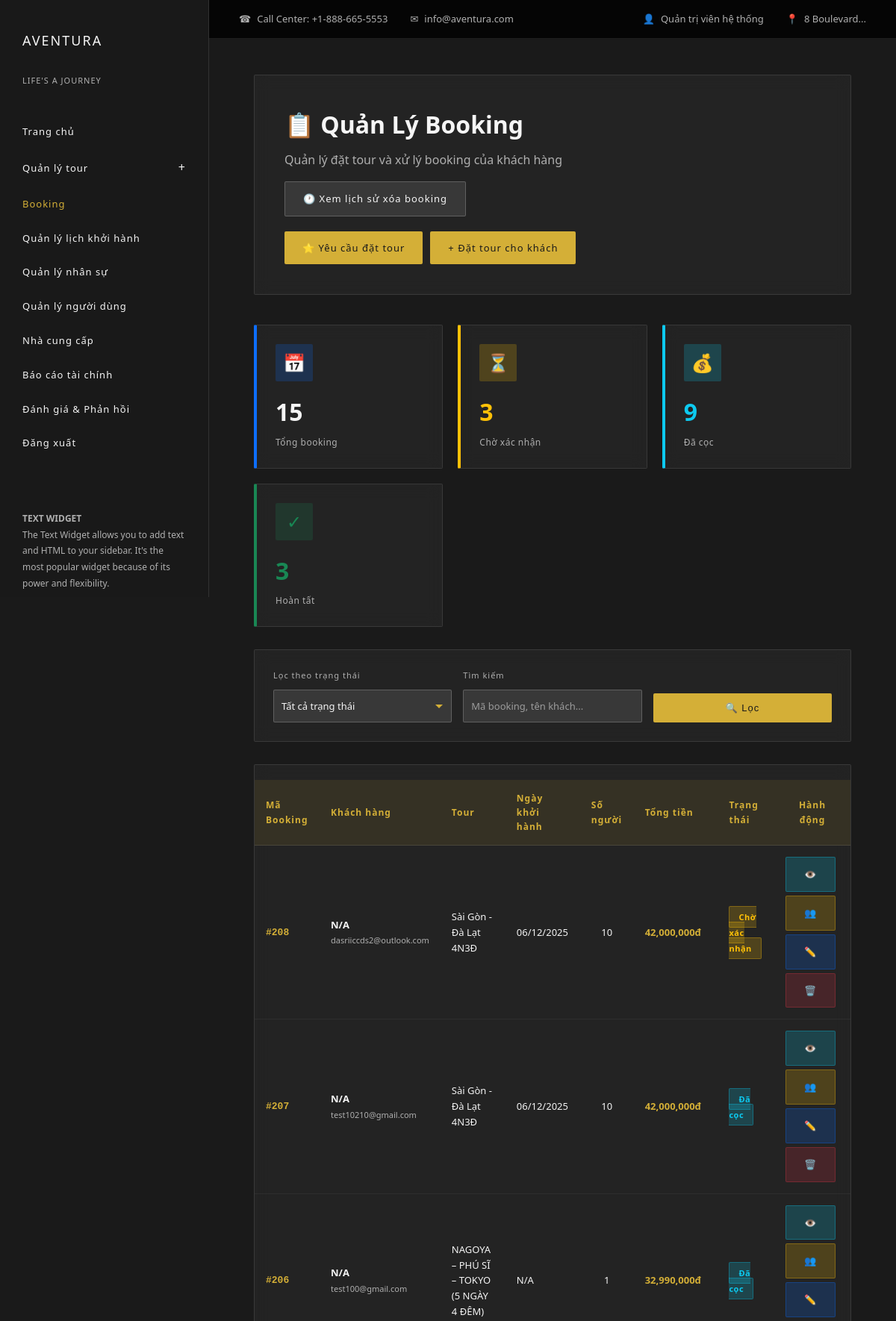
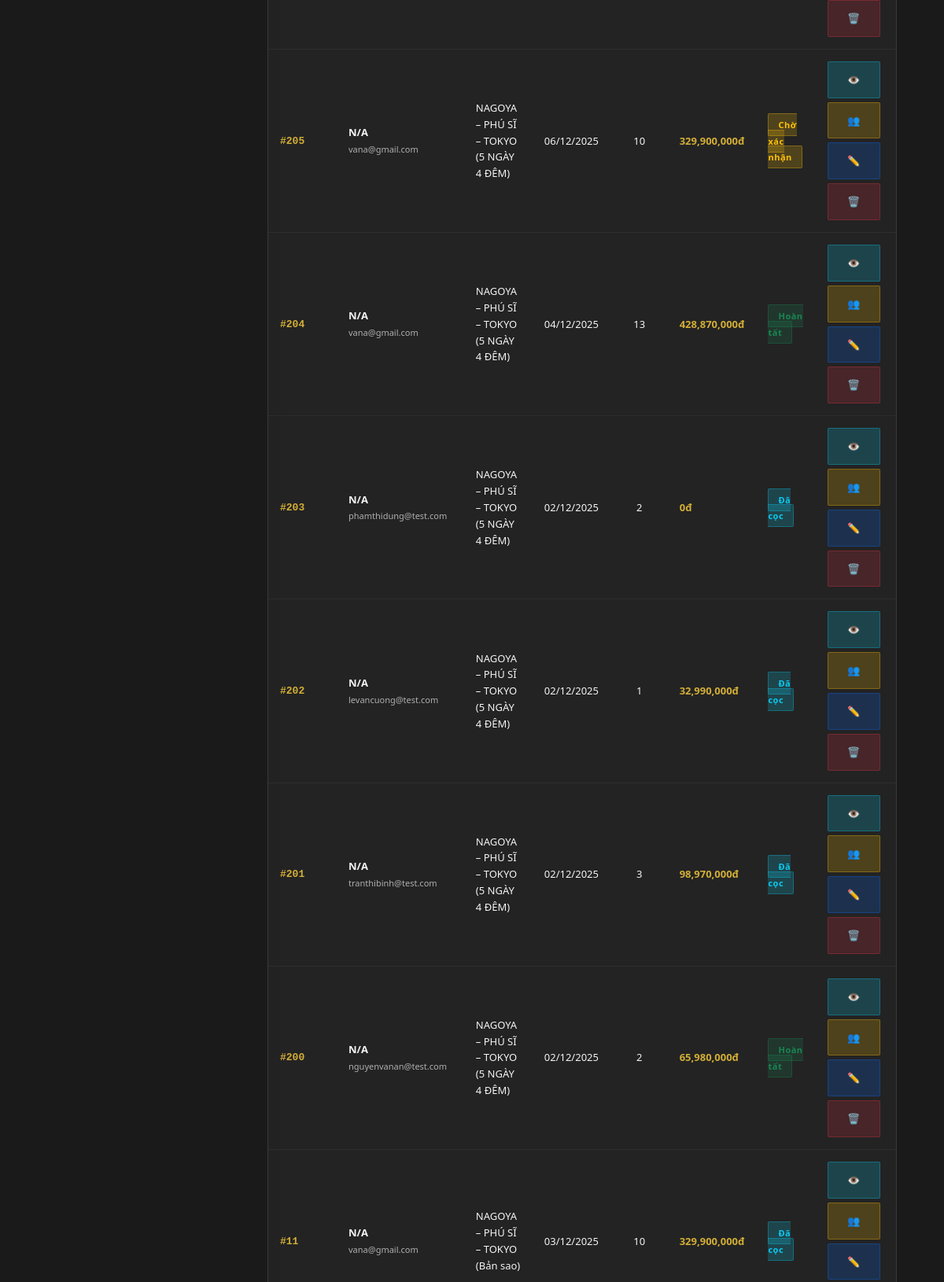
/index.php?act=admin/quanLyBooking (signed in, upper part), run on the app's committed database (2 pictures, top to bottom).
### tables this page shows
CREATE TABLE `booking` (
  `booking_id` int(11) NOT NULL,
  `tour_id` int(11) DEFAULT NULL,
  `khach_hang_id` int(11) DEFAULT NULL,
  `ngay_dat` date DEFAULT NULL,
  `ngay_khoi_hanh` date DEFAULT NULL,
  `ngay_ket_thuc` date DEFAULT NULL,
  `so_nguoi` int(11) DEFAULT NULL,
  `tong_tien` decimal(15,2) DEFAULT NULL,
  `trang_thai` enum('ChoXacNhan','DaCoc','HoanTat','Huy') DEFAULT NULL,
  `ghi_chu` text DEFAULT NULL
);

CREATE TABLE `nguoi_dung` (
  `id` int(11) NOT NULL,
  `ten_dang_nhap` varchar(100) DEFAULT NULL,
  `mat_khau` varchar(255) DEFAULT NULL,
  `ho_ten` varchar(255) DEFAULT NULL,
  `avatar` varchar(255) DEFAULT NULL,
  `email` varchar(255) DEFAULT NULL,
  `so_dien_thoai` varchar(20) DEFAULT NULL,
  `vai_tro` enum('Admin','HDV','KhachHang','NhaCungCap') DEFAULT NULL,
  `quyen_cap_cao` tinyint(1) DEFAULT 0,
  `trang_thai` enum('HoatDong','BiKhoa') DEFAULT 'HoatDong',
  `ngay_tao` timestamp NULL DEFAULT current_timestamp()
);

CREATE TABLE `tour` (
  `tour_id` int(11) NOT NULL,
  `ten_tour` varchar(255) DEFAULT NULL,
  `loai_tour` enum('TrongNuoc','QuocTe','TheoYeuCau') DEFAULT NULL,
  `mo_ta` text DEFAULT NULL,
  `gia_co_ban` decimal(15,2) DEFAULT NULL,
  `chinh_sach` text DEFAULT NULL,
  `id_nha_cung_cap` int(11) DEFAULT NULL,
  `tao_boi` int(11) DEFAULT NULL,
  `trang_thai` enum('HoatDong','TamDung','HetHan') DEFAULT 'HoatDong',
  `qr_code_path` varchar(255) DEFAULT NULL COMMENT 'Đường dẫn file QR code'
);

### controllers/AdminController.php (called while the page is built, shortened)
<?php
class AdminController {
    public function quanLyBooking() {
        $bookingModel = new Booking();
        $bookings = $bookingModel->getAllWithDetails();
        require 'views/admin/quan_ly_booking.php';
    }
}

### commons/env.php (called while the page is built, shortened)
<?php
function getPDOConnection() {
    try {
        $conn = new PDO(
            "mysql:host=" . DB_HOST . ";port=" . DB_PORT . ";dbname=" . DB_NAME . ";charset=utf8mb4",
            DB_USERNAME,
            DB_PASSWORD,
            [
                PDO::ATTR_ERRMODE => PDO::ERRMODE_EXCEPTION,
                PDO::ATTR_DEFAULT_FETCH_MODE => PDO::FETCH_ASSOC,
                PDO::ATTR_EMULATE_PREPARES => false
            ]
        );
        $conn->exec("SET time_zone = '+07:00'");
        return $conn;
    } catch (PDOException $e) {
        die("Kết nối thất bại: " . $e->getMessage());
    }
}

### commons/function.php (called while the page is built, shortened)
<?php
function connectDB() {
    return getPDOConnection();
}

### models/Booking.php (called while the page is built, shortened)
<?php
class Booking
{
    public $conn;
    public function __construct()
    {
        $this->conn = connectDB();
    }
    public function getAllWithDetails() {
        $sql = "SELECT b.*,
                t.ten_tour, t.gia_co_ban, t.loai_tour,
                kh.khach_hang_id, kh.dia_chi,
                nd.ho_ten, nd.email, nd.so_dien_thoai
                FROM booking b
                LEFT JOIN tour t ON b.tour_id = t.tour_id
                LEFT JOIN khach_hang kh ON b.khach_hang_id = kh.khach_hang_id
                LEFT JOIN nguoi_dung nd ON kh.nguoi_dung_id = nd.id
                ORDER BY b.ngay_dat DESC, b.booking_id DESC";
        $stmt = $this->conn->prepare($sql);
        $stmt->execute();
        return $stmt->fetchAll();
    }
}

### views/admin/quan_ly_booking.php (the view, shortened to what this page needs)
<div class="page-header-section">
    <div style="display: flex; justify-content: space-between; align-items: start; flex-wrap: wrap; gap: 20px;">
        <div>
            <h1>📋 Quản Lý Booking</h1>
            <p style="color: var(--text-muted); margin-top: 10px;">Quản lý đặt tour và xử lý booking của khách hàng</p>
            <a href="index.php?act=admin/lichSuXoaBooking" class="btn btn-secondary btn-sm" style="margin-top: 15px;">
                🕐 Xem lịch sử xóa booking
            </a>
        </div>
        <div style="display: flex; gap: 10px; flex-wrap: wrap;">
            <a href="index.php?act=admin/quanLyYeuCauTour" class="btn btn-primary">
                ⭐ Yêu cầu đặt tour
            </a>
            <a href="index.php?act=booking/datTourChoKhach" class="btn btn-primary" style="background: var(--accent-gold); color: var(--primary-dark);">
                + Đặt tour cho khách
            </a>
        </div>
    </div>
</div>
<?php
$total = count($bookings ?? []);
$choXacNhan = count(array_filter($bookings ?? [], fn($b) => $b['trang_thai'] === 'ChoXacNhan'));
$daCoc = count(array_filter($bookings ?? [], fn($b) => $b['trang_thai'] === 'DaCoc'));
$hoanTat = count(array_filter($bookings ?? [], fn($b) => $b['trang_thai'] === 'HoanTat'));
?>
<div class="stats-grid">
    <div class="stat-card border-primary">
        <div class="stat-icon bg-primary">📅</div>
        <div class="stat-value"><?php echo $total; ?></div>
        <div class="stat-label">Tổng booking</div>
    </div>
    <div class="stat-card border-warning">
        <div class="stat-icon bg-warning">⏳</div>
        <div class="stat-value" style="color: #ffc107;"><?php echo $choXacNhan; ?></div>
        <div class="stat-label">Chờ xác nhận</div>
    </div>
    <div class="stat-card border-info">
        <div class="stat-icon bg-info">💰</div>
        <div class="stat-value" style="color: #0dcaf0;"><?php echo $daCoc; ?></div>
        <div class="stat-label">Đã cọc</div>
    </div>
    <div class="stat-card border-success">
        <div class="stat-icon bg-success">✓</div>
        <div class="stat-value" style="color: #198754;"><?php echo $hoanTat; ?></div>
        <div class="stat-label">Hoàn tất</div>
    </div>
</div>
<div class="filter-section">
    <form method="GET" action="index.php">
        <div class="filter-row">
            <div class="form-group">
                <label>Lọc theo trạng thái</label>
                <select name="trang_thai" class="form-group select">
                    <option value="">Tất cả trạng thái</option>
                </select>
            </div>
            <div class="form-group">
                <label>Tìm kiếm</label>
                <input type="text" name="search" class="form-group input"
                       placeholder="Mã booking, tên khách..."
                       value="<?php echo htmlspecialchars($_GET['search'] ?? ''); ?>">
            </div>
            <div class="form-group">
                <button type="submit" class="btn btn-primary" style="width: 100%;">
                    🔍 Lọc
                </button>
            </div>
        </div>
    </form>
</div>
<?php if (!empty($bookings)): ?>
    <div class="table-wrapper">
        <table class="table">
            <thead>
                <tr>
                    <th>Mã Booking</th>
                    <th>Khách hàng</th>
                    <th>Tour</th>
                    <th>Ngày khởi hành</th>
                    <th>Số người</th>
                    <th>Tổng tiền</th>
                    <th>Trạng thái</th>
                    <th style="text-align: center;">Hành động</th>
                </tr>
            </thead>
            <tbody>
                <?php foreach ($bookings as $booking): ?>
                <tr>
                    <td>
                        <span style="font-family: monospace; font-weight: 600; color: var(--accent-gold);">
                            #<?php echo htmlspecialchars($booking['booking_id'] ?? 'N/A'); ?>
                        </span>
                    </td>
                    <td>
                        <div style="line-height: 1.6;">
                            <div style="font-weight: 600;"><?php echo htmlspecialchars($booking['ten_khach_hang'] ?? 'N/A'); ?></div>
                            <small style="color: var(--text-muted); font-size: 11px;">
                                <?php echo htmlspecialchars($booking['email'] ?? ''); ?>
                            </small>
                        </div>
                    </td>
                    <td><?php echo htmlspecialchars($booking['ten_tour'] ?? 'N/A'); ?></td>
                    <td>
                        <?php
                        if (!empty($booking['ngay_khoi_hanh'])) {
                            echo date('d/m/Y', strtotime($booking['ngay_khoi_hanh']));
                        } else {
                            echo 'N/A';
                        }
                        ?>
                    </td>
                    <td style="text-align: center;"><?php echo $booking['so_nguoi'] ?? 0; ?></td>
                    <td style="font-weight: 600; color: var(--accent-gold);">
                        <?php echo number_format((float)($booking['tong_tien'] ?? 0)); ?>đ
                    </td>
                    <td>
                        <span class="status-badge status-<?php echo htmlspecialchars($booking['trang_thai'] ?? ''); ?>">
                            <?php
                            $statusLabels = [
                                'ChoXacNhan' => 'Chờ xác nhận',
                                'DaCoc' => 'Đã cọc',
                                'HoanTat' => 'Hoàn tất',
                                'Huy' => 'Hủy'
                            ];
                            echo $statusLabels[$booking['trang_thai']] ?? $booking['trang_thai'];
                            ?>
                        </span>
                    </td>
                    <td style="text-align: center;">
                        <div class="btn-group">
                            <a href="index.php?act=booking/chiTiet&id=<?php echo $booking['booking_id']; ?>"
                               class="btn btn-secondary btn-sm"
                               style="background: rgba(13, 202, 240, 0.2); color: #0dcaf0; border-color: rgba(13, 202, 240, 0.3);"
                               title="Xem chi tiết">
                                👁️
                            </a>
                            <?php if (!empty($booking['tour_id'])): ?>
                            <a href="index.php?act=tour/phanBoNhanSuLichKhoiHanh&id=<?php echo $booking['tour_id']; ?>"
                               class="btn btn-secondary btn-sm"
                               style="background: rgba(255, 193, 7, 0.2); color: #ffc107; border-color: rgba(255, 193, 7, 0.3);"
                               title="Phân bổ nhân sự & dịch vụ">
                                👥
                            </a>
                            <?php endif; ?>
                            <?php if (isset($_SESSION['role']) && ($_SESSION['role'] === 'Admin' || $_SESSION['role'] === 'HDV')): ?>
                            <a href="index.php?act=booking/chiTiet&id=<?php echo $booking['booking_id']; ?>"
                               class="btn btn-secondary btn-sm"
                               style="background: rgba(13, 110, 253, 0.2); color: #0d6efd; border-color: rgba(13, 110, 253, 0.3);"
                               title="Sửa">
                                ✏️
                            </a>
                            <?php endif; ?>
                            <?php if (isset($_SESSION['role']) && $_SESSION['role'] === 'Admin'): ?>
                            <a href="index.php?act=booking/delete&id=<?php echo $booking['booking_id']; ?>"
                               class="btn btn-secondary btn-sm"
                               style="background: rgba(220, 53, 69, 0.2); color: #dc3545; border-color: rgba(220, 53, 69, 0.3);"
                               title="Xóa"
                               onclick="return confirm('Bạn có chắc chắn muốn xóa booking này?');">
                                🗑️
                            </a>
                            <?php endif; ?>
                        </div>
                    </td>
                </tr>
                <?php endforeach; ?>
            </tbody>
        </table>
    </div>
<?php endif; ?>
<?php
require __DIR__ . '/../layouts/aventura.php';
?>

### public/css/aventura.css (style rules this page uses)
* { margin: 0; padding: 0; box-sizing: border-box; }
:root { --primary-dark: #1a1a1a; --secondary-dark: #2d2d2d; --accent-gold: #d4af37; --text-light: #f5f5f5; --text-muted: #b0b0b0; }
body { font-family: "Segoe UI", Tahoma, Geneva, Verdana, sans-serif; background: var(--primary-dark); color: var(--text-light); line-height: 1.6; }
.form-group { display: flex; flex-direction: column; }
.form-group label { font-size: 11px; letter-spacing: 1px; color: var(--text-muted); margin-bottom: 10px; }
.form-group input, .form-group select { background: rgba(255, 255, 255, 0.1); border: 1px solid rgba(255, 255, 255, 0.2); color: var(--text-light); padding: 12px 10px; font-size: 13px; border-radius: 2px; transition: all 0.3s; }
.form-group input::placeholder { color: rgba(255, 255, 255, 0.5); }
.form-group select { cursor: pointer; }
.form-group .input, .form-group .select { background: rgba(255, 255, 255, 0.1); border: 1px solid rgba(255, 255, 255, 0.2); color: var(--text-light); padding: 12px 10px; font-size: 13px; border-radius: 2px; transition: all 0.3s; width: 100%; font-family: inherit; }
.form-group .input::placeholder { color: rgba(255, 255, 255, 0.5); }
.form-group .select { cursor: pointer; appearance: none; background-repeat: no-repeat; background-position: right 10px center; padding-right: 30px; }
.btn { padding: 12px 24px; border: none; border-radius: 2px; font-size: 13px; letter-spacing: 1px; cursor: pointer; transition: all 0.3s; text-decoration: none; display: inline-block; }
.btn-primary { background: var(--accent-gold); color: var(--primary-dark); }
.btn-secondary { background: rgba(255, 255, 255, 0.1); color: var(--text-light); border: 1px solid rgba(255, 255, 255, 0.2); }
.table { width: 100%; border-collapse: collapse; margin-top: 20px; }
.table th, .table td { padding: 15px; text-align: left; border-bottom: 1px solid rgba(255, 255, 255, 0.1); }
.table th { font-size: 12px; letter-spacing: 1px; color: var(--text-muted); font-weight: 600; }
.table td { color: var(--text-light); font-size: 13px; }

### data on the page
booking: booking_id "208", ten_khach_hang "N/A", nguoi_dung.email "dasriiccds2@outlook.com", tour.ten_tour "Sài Gòn - Đà Lạt 4N3Đ", ngay_khoi_hanh "06/12/2025", so_nguoi "10", tong_tien "42,000,000", trang_thai "Chờ xác nhận"
booking: booking_id "207", ten_khach_hang "N/A", nguoi_dung.email "test10210@gmail.com", tour.ten_tour "Sài Gòn - Đà Lạt 4N3Đ", ngay_khoi_hanh "06/12/2025", so_nguoi "10", tong_tien "42,000,000", trang_thai "Đã cọc"
booking: booking_id "206", ten_khach_hang "N/A", nguoi_dung.email "test100@gmail.com", tour.ten_tour "NAGOYA – PHÚ SĨ – TOKYO (5 NGÀY 4 ĐÊM)", so_nguoi "1", tong_tien "32,990,000", trang_thai "Đã cọc"
booking: booking_id "205", ten_khach_hang "N/A", nguoi_dung.email "vana@gmail.com", tour.ten_tour "NAGOYA – PHÚ SĨ – TOKYO (5 NGÀY 4 ĐÊM)", ngay_khoi_hanh "06/12/2025", so_nguoi "10", tong_tien "329,900,000", trang_thai "Chờ xác nhận"
booking: booking_id "204", ten_khach_hang "N/A", nguoi_dung.email "vana@gmail.com", tour.ten_tour "NAGOYA – PHÚ SĨ – TOKYO (5 NGÀY 4 ĐÊM)", ngay_khoi_hanh "04/12/2025", so_nguoi "13", tong_tien "428,870,000", trang_thai "Hoàn tất"
booking: booking_id "203", ten_khach_hang "N/A", nguoi_dung.email "phamthidung@test.com", tour.ten_tour "NAGOYA – PHÚ SĨ – TOKYO (5 NGÀY 4 ĐÊM)", ngay_khoi_hanh "02/12/2025", so_nguoi "2", tong_tien "0", trang_thai "Đã cọc"
booking: booking_id "202", ten_khach_hang "N/A", nguoi_dung.email "levancuong@test.com", tour.ten_tour "NAGOYA – PHÚ SĨ – TOKYO (5 NGÀY 4 ĐÊM)", ngay_khoi_hanh "02/12/2025", so_nguoi "1", tong_tien "32,990,000", trang_thai "Đã cọc"
booking: booking_id "201", ten_khach_hang "N/A", nguoi_dung.email "tranthibinh@test.com", tour.ten_tour "NAGOYA – PHÚ SĨ – TOKYO (5 NGÀY 4 ĐÊM)", ngay_khoi_hanh "02/12/2025", so_nguoi "3", tong_tien "98,970,000", trang_thai "Đã cọc"
booking: booking_id "200", ten_khach_hang "N/A", nguoi_dung.email "nguyenvanan@test.com", tour.ten_tour "NAGOYA – PHÚ SĨ – TOKYO (5 NGÀY 4 ĐÊM)", ngay_khoi_hanh "02/12/2025", so_nguoi "2", tong_tien "65,980,000", trang_thai "Hoàn tất"
booking: booking_id "11", ten_khach_hang "N/A", nguoi_dung.email "vana@gmail.com", tour.ten_tour "NAGOYA – PHÚ SĨ – TOKYO (Bản sao)", ngay_khoi_hanh "03/12/2025", so_nguoi "10", tong_tien "329,900,000", trang_thai "Đã cọc"

### other printed values
$_SESSION['user_name'] "Quản trị viên hệ thống"
$total "15"
$choXacNhan "3"
$daCoc "9"
$hoanTat "3"
